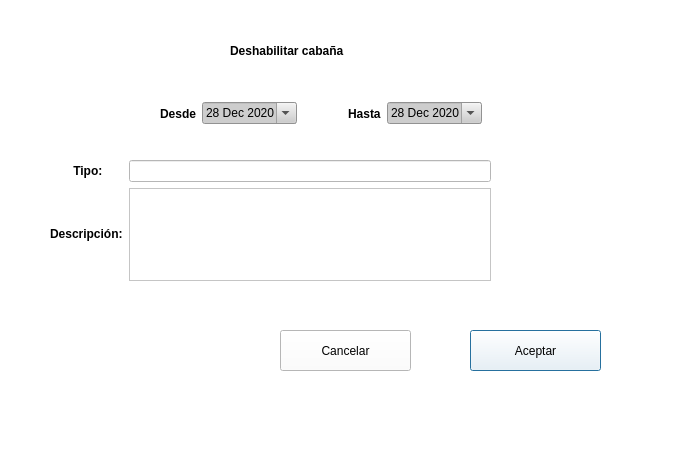
<?xml version="1.0" encoding="UTF-8"?>
<ui version="4.0">
 <class>Dialog</class>
 <widget class="QDialog" name="Dialog">
  <property name="windowModality">
   <enum>Qt::ApplicationModal</enum>
  </property>
  <property name="geometry">
   <rect>
    <x>0</x>
    <y>0</y>
    <width>673</width>
    <height>460</height>
   </rect>
  </property>
  <property name="windowTitle">
   <string>Deshabilitar cabaña</string>
  </property>
  <property name="styleSheet">
   <string notr="true">background-color: rgb(255, 255, 255);</string>
  </property>
  <property name="modal">
   <bool>true</bool>
  </property>
  <widget class="QWidget" name="horizontalLayoutWidget_2">
   <property name="geometry">
    <rect>
     <x>160</x>
     <y>100</y>
     <width>322</width>
     <height>27</height>
    </rect>
   </property>
   <layout class="QHBoxLayout" name="horizontalLayout_2">
    <item>
     <widget class="QLabel" name="label_4">
      <property name="styleSheet">
       <string notr="true">font: 57 11pt &quot;Ubuntu&quot;;
font-weight:bold;</string>
      </property>
      <property name="text">
       <string>Desde</string>
      </property>
     </widget>
    </item>
    <item>
     <widget class="QDateEdit" name="checkin">
      <property name="styleSheet">
       <string notr="true">background-color : #CDCDCD;
color: rgb(0,0,0);</string>
      </property>
      <property name="dateTime">
       <datetime>
        <hour>0</hour>
        <minute>0</minute>
        <second>0</second>
        <year>2020</year>
        <month>12</month>
        <day>28</day>
       </datetime>
      </property>
      <property name="time">
       <time>
        <hour>0</hour>
        <minute>0</minute>
        <second>0</second>
       </time>
      </property>
      <property name="calendarPopup">
       <bool>true</bool>
      </property>
      <property name="timeSpec">
       <enum>Qt::LocalTime</enum>
      </property>
      <property name="date">
       <date>
        <year>2020</year>
        <month>12</month>
        <day>28</day>
       </date>
      </property>
     </widget>
    </item>
    <item>
     <spacer name="horizontalSpacer">
      <property name="orientation">
       <enum>Qt::Horizontal</enum>
      </property>
      <property name="sizeHint" stdset="0">
       <size>
        <width>40</width>
        <height>20</height>
       </size>
      </property>
     </spacer>
    </item>
    <item>
     <widget class="QLabel" name="label">
      <property name="styleSheet">
       <string notr="true">font: 57 11pt &quot;Ubuntu&quot;;
font-weight:bold;</string>
      </property>
      <property name="text">
       <string>Hasta</string>
      </property>
     </widget>
    </item>
    <item>
     <widget class="QDateEdit" name="checkout">
      <property name="styleSheet">
       <string notr="true">background-color : #CDCDCD;
color: rgb(0,0,0);</string>
      </property>
      <property name="calendarPopup">
       <bool>true</bool>
      </property>
      <property name="date">
       <date>
        <year>2020</year>
        <month>12</month>
        <day>28</day>
       </date>
      </property>
     </widget>
    </item>
   </layout>
  </widget>
  <widget class="QLabel" name="label_6">
   <property name="geometry">
    <rect>
     <x>230</x>
     <y>40</y>
     <width>179</width>
     <height>22</height>
    </rect>
   </property>
   <property name="styleSheet">
    <string notr="true">font: 57 14pt &quot;Ubuntu&quot;;
font-weight: bold;</string>
   </property>
   <property name="text">
    <string>Deshabilitar cabaña</string>
   </property>
  </widget>
  <widget class="QPushButton" name="aceptar">
   <property name="geometry">
    <rect>
     <x>470</x>
     <y>330</y>
     <width>131</width>
     <height>41</height>
    </rect>
   </property>
   <property name="text">
    <string>Aceptar</string>
   </property>
  </widget>
  <widget class="QPushButton" name="cancelar">
   <property name="geometry">
    <rect>
     <x>280</x>
     <y>330</y>
     <width>131</width>
     <height>41</height>
    </rect>
   </property>
   <property name="text">
    <string>Cancelar</string>
   </property>
  </widget>
  <widget class="QWidget" name="gridLayoutWidget">
   <property name="geometry">
    <rect>
     <x>50</x>
     <y>160</y>
     <width>441</width>
     <height>121</height>
    </rect>
   </property>
   <layout class="QGridLayout" name="gridLayout">
    <item row="0" column="0">
     <widget class="QLabel" name="label_2">
      <property name="sizePolicy">
       <sizepolicy hsizetype="Maximum" vsizetype="Preferred">
        <horstretch>0</horstretch>
        <verstretch>0</verstretch>
       </sizepolicy>
      </property>
      <property name="styleSheet">
       <string notr="true">font: 57 11pt &quot;Ubuntu&quot;;
font-weight:bold;</string>
      </property>
      <property name="text">
       <string>       Tipo:</string>
      </property>
     </widget>
    </item>
    <item row="0" column="1">
     <widget class="QLineEdit" name="tipo"/>
    </item>
    <item row="1" column="0">
     <widget class="QLabel" name="label_3">
      <property name="sizePolicy">
       <sizepolicy hsizetype="Maximum" vsizetype="Maximum">
        <horstretch>0</horstretch>
        <verstretch>0</verstretch>
       </sizepolicy>
      </property>
      <property name="styleSheet">
       <string notr="true">font: 57 11pt &quot;Ubuntu&quot;;
font-weight:bold;</string>
      </property>
      <property name="text">
       <string>Descripción:</string>
      </property>
     </widget>
    </item>
    <item row="1" column="1">
     <widget class="QPlainTextEdit" name="descripcion"/>
    </item>
   </layout>
  </widget>
 </widget>
 <tabstops>
  <tabstop>checkin</tabstop>
  <tabstop>checkout</tabstop>
  <tabstop>tipo</tabstop>
  <tabstop>descripcion</tabstop>
  <tabstop>aceptar</tabstop>
  <tabstop>cancelar</tabstop>
 </tabstops>
 <resources/>
 <connections/>
</ui>
